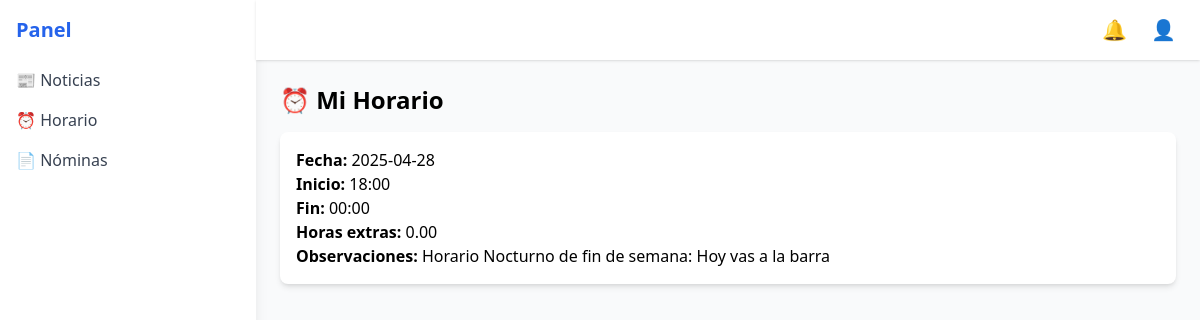
Screenshot of /horario/ (signed in) with the database file from the repository.
### core/models.py (models this page shows, shortened)
class Jornada(models.Model):
    trabajador = models.ForeignKey(settings.AUTH_USER_MODEL, on_delete=models.CASCADE, related_name='jornadas')
    fecha = models.DateField()
    hora_inicio = models.TimeField()
    hora_fin = models.TimeField()
    horas_extras = models.DecimalField(max_digits=4, decimal_places=2, default=0)
    observaciones = models.TextField(blank=True, null=True)
    class Meta:
        verbose_name_plural = "Jornadas"
        ordering = ['-fecha', 'trabajador']
        unique_together = ['trabajador', 'fecha']

### core/views.py (the view)
# urls.py: path('horario/',horario_view, name='horario'),
@login_required
def horario_view(request):
    user = request.user
    jornadas = Jornada.objects.filter(trabajador=user).order_by('-fecha')
    return render(request, 'core/horario.html', {'jornadas': jornadas})

### core/templates/core/horario.html
{% extends 'core/base.html' %}
{% block content %}
<h1 class="text-2xl font-bold mb-4">⏰ Mi Horario</h1>
<div id="horarios" class="space-y-4">
    {% if jornadas %}
        {% for jornada in jornadas %}
            <div class="p-4 bg-white rounded-lg shadow-md">
                <p><strong>Fecha:</strong> {{ jornada.fecha|date:"Y-m-d" }}</p>
                <p><strong>Inicio:</strong> {{ jornada.hora_inicio|time:"H:i" }}</p>
                <p><strong>Fin:</strong> {{ jornada.hora_fin|time:"H:i" }}</p>
                <p><strong>Horas extras:</strong> {{ jornada.horas_extras }}</p>
                <p><strong>Observaciones:</strong> {{ jornada.observaciones|default:"-" }}</p>
            </div>
        {% endfor %}
    {% else %}
        <p class="text-gray-500">No hay horarios cargados.</p>
    {% endif %}
</div>
{% endblock %}

### rows the page displays
Jornada: fecha "2025-04-28", hora_inicio "18:00", hora_fin "00:00", horas_extras "0.00", observaciones "Horario Nocturno de fin de semana: Hoy vas a la barra"
